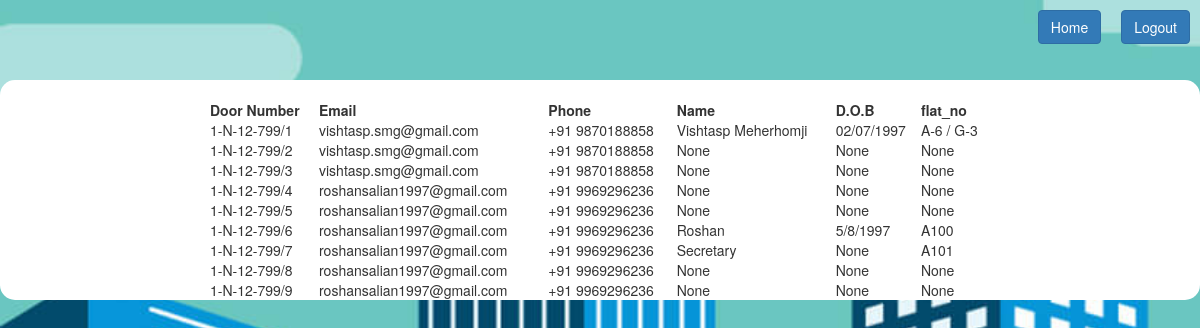
Before: /displayFlatOwner with the older database file.
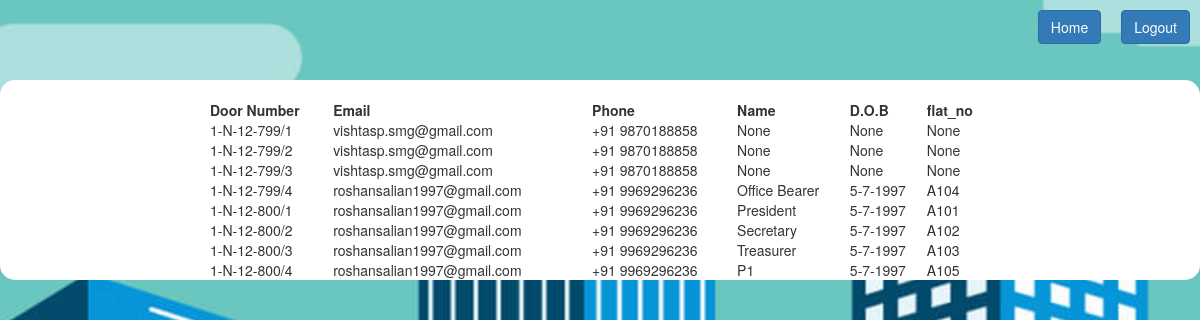
After: the same page with the newer database file.
### tables this page shows
CREATE TABLE "homeOwns" (
	"aptNo"	TEXT,
	"email"	TEXT,
	"phone"	TEXT,
	"usrName"	TEXT,
	"dob"	TEXT,
	"photo"	TEXT,
	"id_photo"	TEXT,
	"father"	TEXT,
	"mother"	TEXT,
	"comm_address"	TEXT,
	"perm_address"	TEXT,
	"occupation"	TEXT,
	"occupancy"	INTEGER,
	"comm_add_proof"	TEXT,
	"perm_add_proof"	TEXT,
	"sale_deed"	TEXT,
	"flat_no"	TEXT,
	PRIMARY KEY("aptNo")
);

### script.py (the view)
@app.route('/displayFlatOwner')
def displayFlatOwner():
	conn = sqlite3.connect('data/data.db')
	cur = conn.cursor()
	cur.execute("SELECT * from homeOwns;")
	data = cur.fetchall()
	return render_template('flatOwnerInfo.html', data=data)

### script.py (called while the page is built)
@app.before_request
def before_request():
	g.user = None
	if 'user' in session:
		g.user = session['user']

### templates/flatOwnerInfo.html (shortened to what this page needs)
<!DOCTYPE html>
<html>
<head>
	<link rel="stylesheet" type="text/css" href="{{ url_for('static', filename='bootstrap.css') }}">
	<link rel="stylesheet" type="text/css" href="{{ url_for('static', filename='myStyles.css') }}">
	<link rel="stylesheet" href="https://maxcdn.bootstrapcdn.com/bootstrap/3.4.0/css/bootstrap.min.css">
</head>
<body class="bgSet">
	<a href="/logout" style="float: right; margin: 10px"><button class="btn btn-primary">Logout</button></a>
  <a href="/welcomeH" style="float: right; margin: 10px"><button class="btn btn-primary">Home</button></a>
  <br>
  <br><br><br>
  <div style="text-align:center; background-color: white; border-radius:15px;">
		<center>
			<table  width="65%" align="center;" style="margin: 0px auto;">
				<tr>
					<td><b>Door Number</b></td>
			    <td><b>Email</b></td>
			    <td><b>Phone</b></td>
					<td><b>Name</b></td>
					<td><b>D.O.B</b></td>
          <td><b>flat_no</b></td>
				<tr>
				<br>
				{% for item in data %}
				<tr>
					<td>{{item[0]}}</td>
			    <td>{{item[1]}}</td>
			    <td>{{item[2]}}</td>
					<td>{{item[3]}}</td>
					<td>{{item[4]}}</td>
          <td>{{item[16]}}</td>
				<tr>
				{% endfor %}
			</table>
		</center>
	</div>
</body>
</html>

### static/myStyles.css (style rules this page uses)
:root { --lightGrey: #DDDDDD; --maroon: #800000; --deepGreenLight: #00902080; --deepBlueLight: #00008080; --orangeLight: #FFA000A0; --pinkLight: #F4BFBEC0; --redLight: #FF000090; --lightRed: #FF3333; --lightBlue: #ADD8E6F0; --lightGreen: #90EE90F0; }
.bgSet { background-image: url('/static/images/buildings.jpg'); background-repeat: no-repeat; background-size: cover; background-attachment: fixed; }

Changed rows visible on the page:
removed homeOwns: aptNo "1-N-12-799/5", email "roshansalian1997@gmail.com", phone "+91 9969296236", item "None"
removed homeOwns: aptNo "1-N-12-799/6", email "roshansalian1997@gmail.com", phone "+91 9969296236", usrName "Roshan", dob "5/8/1997", flat_no "A100"
removed homeOwns: aptNo "1-N-12-799/7", email "roshansalian1997@gmail.com", phone "+91 9969296236", usrName "Secretary", dob "None", flat_no "A101"
removed homeOwns: aptNo "1-N-12-799/8", email "roshansalian1997@gmail.com", phone "+91 9969296236", item "None"
removed homeOwns: aptNo "1-N-12-799/9", email "roshansalian1997@gmail.com", phone "+91 9969296236", item "None"
changed homeOwns "1-N-12-799/1": usrName "Vishtasp Meherhomji" → "None"; dob "02/07/1997" → "None"; flat_no "A-6 / G-3" → "None"
changed homeOwns "1-N-12-799/4": usrName "None" → "Office Bearer"; dob "None" → "5-7-1997"; flat_no "None" → "A104"
added homeOwns: aptNo "1-N-12-800/1", email "roshansalian1997@gmail.com", phone "+91 9969296236", usrName "President", dob "5-7-1997", flat_no "A101"
added homeOwns: aptNo "1-N-12-800/2", email "roshansalian1997@gmail.com", phone "+91 9969296236", usrName "Secretary", dob "5-7-1997", flat_no "A102"
added homeOwns: aptNo "1-N-12-800/3", email "roshansalian1997@gmail.com", phone "+91 9969296236", usrName "Treasurer", dob "5-7-1997", flat_no "A103"
added homeOwns: aptNo "1-N-12-800/4", email "roshansalian1997@gmail.com", phone "+91 9969296236", usrName "P1", dob "5-7-1997", flat_no "A105"
